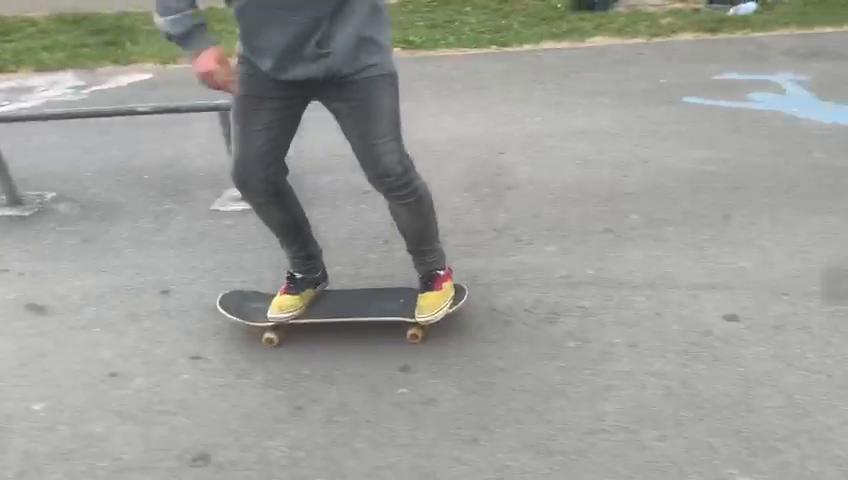
#> input picture frame 13 of vid.mp4, 848 x 480 px
$ python converter.py
#> lines starting #> are read from the running program, lines starting #| are printed output that depends on the picture
import math
import time
import sys
import mimetypes

import numpy as np
import cv2


class Converter:
    CHARACTERS = (" ", ".", "-", "+", "*", "&", "#", "@")
    MIN_ASPECT_CHARS = 50
    FONT = cv2.FONT_HERSHEY_PLAIN
    COLOR_RGB = (0, 255, 0)

    def __init__(self, filename) -> None:
#> called with filename = 'vid.mp4'
        type = self.getMediaType(filename)
        if not type:
            print("Error: Not a valid filetype")
            return
        self.isVid = True if type == "video" else False

        if self.isVid:
            self.file = cv2.VideoCapture(filename)
            self.fps = self.file.get(cv2.CAP_PROP_FPS)
            self.ms_per_frame = 1 / self.fps
            frame = self.file.read()[1]
#> frame is the input picture: shape (480, 848, 3); mean B, G, R 153.2, 157.8, 157
        else:
            self.file = cv2.imread(filename)
            frame = self.file

        self.og_h = frame.shape[0]
#> self.og_h = 480
        self.og_w = frame.shape[1]
#> self.og_w = 848
        self.aspect = self.MIN_ASPECT_CHARS / min(frame.shape[:2])
#> self.aspect = 0.104
        self.h = round(frame.shape[0] * self.aspect)
#> self.h = 50
        self.w = round(frame.shape[1] * self.aspect)
#> self.w = 88
        self.ascii_frame = self.imgToAscii(frame)

        if self.isVid:
            self.ascii_frames = self.asciiVidGenerator()

    def getMediaType(self, filename):
        mimestart = mimetypes.guess_type(filename)[0]
        if mimestart != None:
            type = mimestart.split("/")[0]
            if type in ["video", "image"]:
                return type
        return False

    def getCharacter(self, pixel):
        intensity = pixel / 256
        return self.CHARACTERS[math.floor(intensity * len(self.CHARACTERS))]

    def imgToAscii(self, img):
        img = cv2.resize(img, (0, 0), fx=self.aspect, fy=self.aspect)
        img = cv2.cvtColor(img, cv2.COLOR_BGR2GRAY)
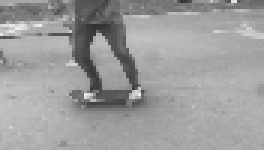
#> img: shape (50, 88) (shown 3 times larger); min 50, max 238, mean 157
        cols = []
        for y in range(self.h):
            row = ""
            for x in range(self.w):
                row += self.getCharacter(img[y, x]) * 2
            cols.append(row)
#> this loop made 50 passes
        return cols

    def asciiVidGenerator(self):
        while self.file.isOpened():
            ret, frame = self.file.read()
            if ret == True:
                yield self.imgToAscii(frame)
            else:
                break

    # [48 lines left out: functions asciiToImg, saveAscii, not called in this run]

    def displayInTerminal(self):
        if self.isVid:
            gotime = time.time()
            for ascii_frame in self.ascii_frames:
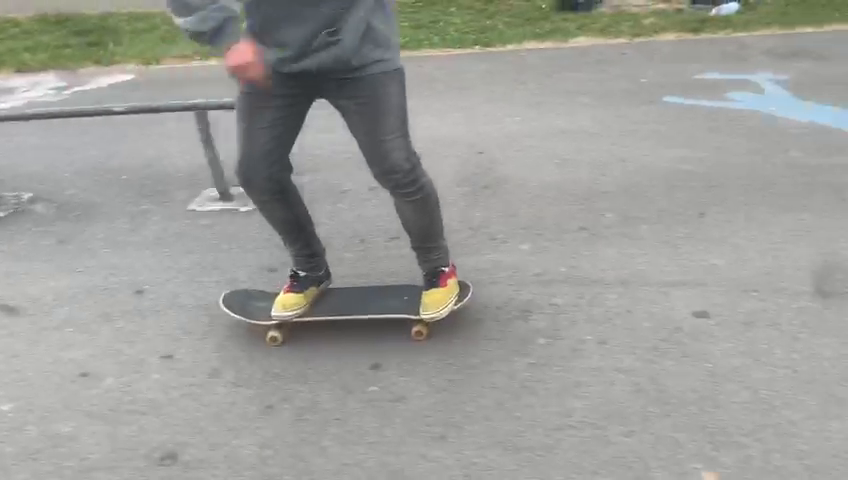
#> input picture frame 14 of vid.mp4, 848 x 480 px
#> in imgToAscii (call 2), `img = cv2.cvtColor(img, cv2.COLOR_BGR2GRAY)`:
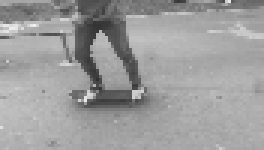
#> img: shape (50, 88) (shown 3 times larger); min 49, max 239, mean 157.1
                while True:
                    if time.time() >= gotime:
                        gotime += self.ms_per_frame
                        for row in ascii_frame:
                            print(row)
                        for _ in range(len(ascii_frame)):
                            sys.stdout.write("\x1b[1A")
                            sys.stdout.write("\x1b[2K")
                        break
#> this loop made 29 passes
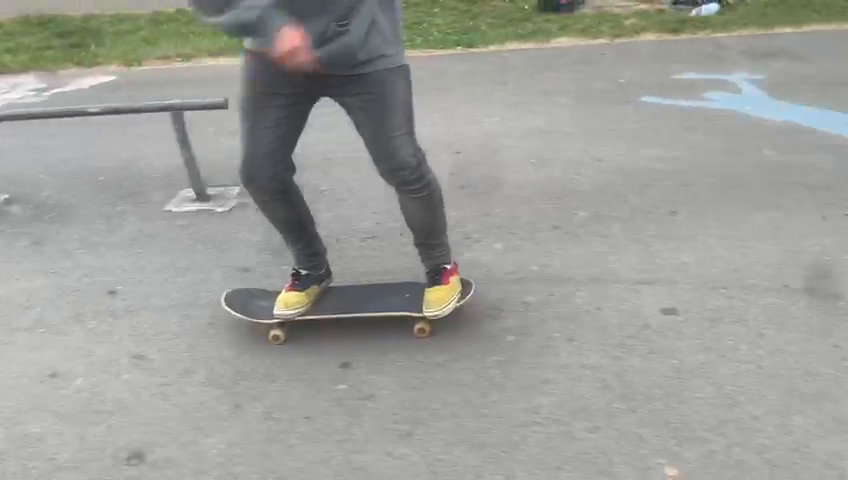
#> input picture frame 15 of vid.mp4, 848 x 480 px
#> pass 1, in imgToAscii (call 3), `img = cv2.resize(img, (0, 0), fx=self.aspect, fy=self.aspect)`:
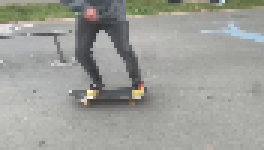
#> img: shape (50, 88, 3) (shown 3 times larger); mean B, G, R 153.6, 158.2, 157.5
#> pass 1, in imgToAscii (call 3), `img = cv2.cvtColor(img, cv2.COLOR_BGR2GRAY)`:
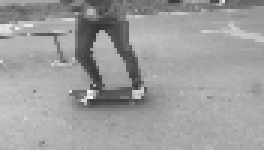
#> img: shape (50, 88) (shown 3 times larger); min 52, max 246, mean 157.6
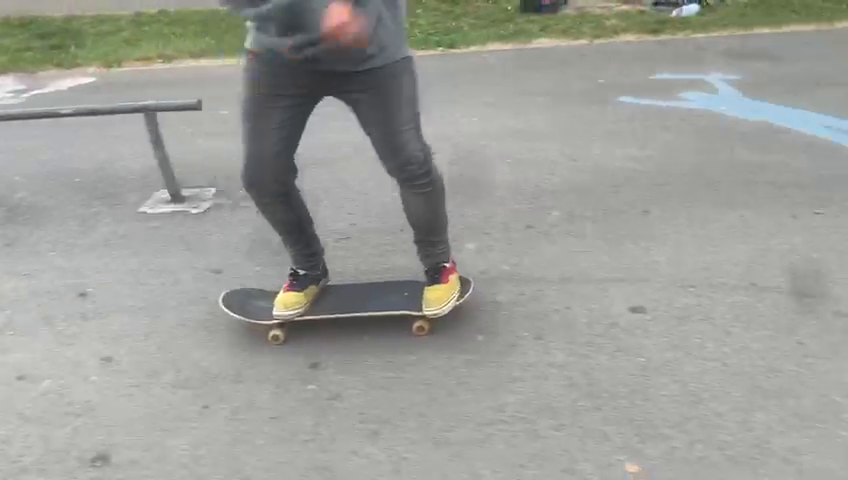
#> input picture frame 16 of vid.mp4, 848 x 480 px
        else:
            for row in self.ascii_frame:
                print(row)
            input()
            for _ in range(len(self.ascii_frame) + 1):
                sys.stdout.write("\x1b[1A")
                sys.stdout.write("\x1b[2K")


if __name__ == "__main__":
    # pic = Converter("pic.png")
    # pic.saveAscii()
    vid = Converter("vid.mp4")
    vid.displayInTerminal()
    # vid.saveAscii()

$ run again, starting later in the video
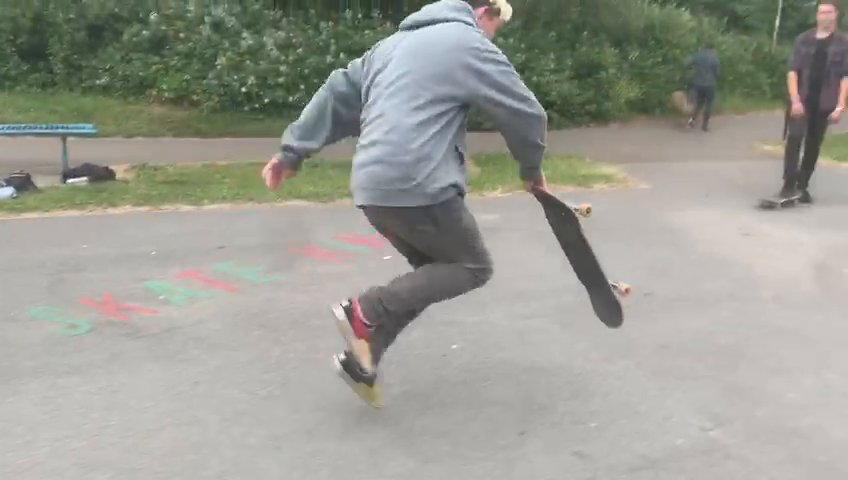
#> input picture frame 61 of vid.mp4, 848 x 480 px
#> in __init__, frame is the input picture: shape (480, 848, 3); mean B, G, R 147, 156, 155.4
#> the loop in imgToAscii, `for y in range(self.h):` made 50 passes
#> the loop in displayInTerminal, `for ascii_frame in self.ascii_frames:` made 29 passes
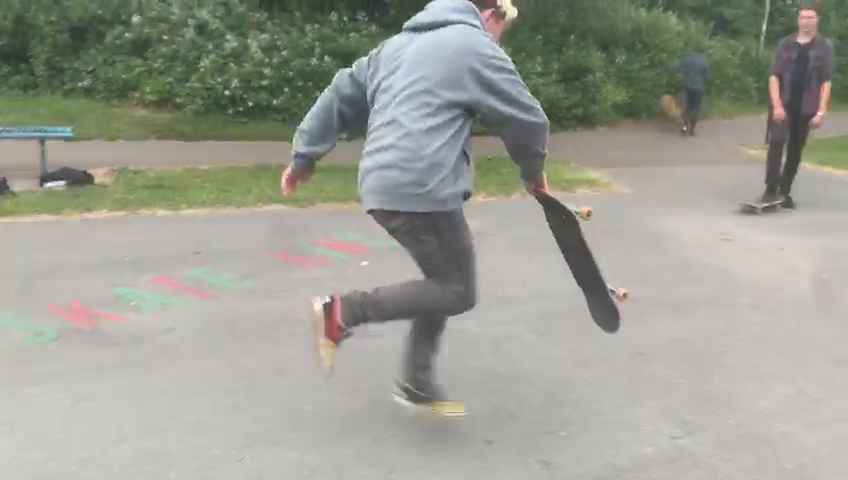
#> input picture frame 63 of vid.mp4, 848 x 480 px
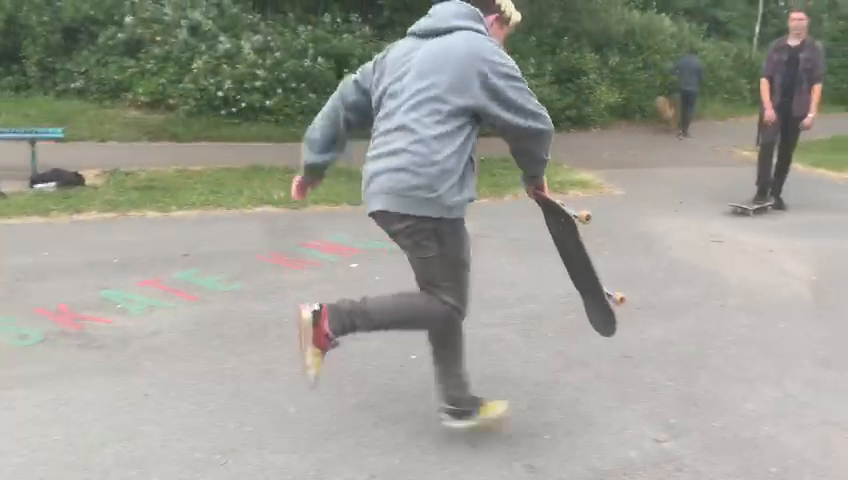
#> input picture frame 64 of vid.mp4, 848 x 480 px

$ run again, starting later in the video
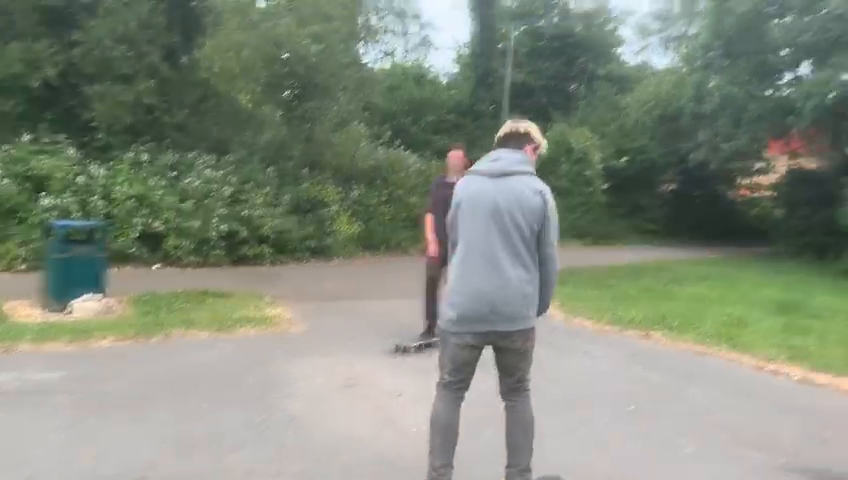
#> input picture frame 108 of vid.mp4, 848 x 480 px
#> in __init__, frame is the input picture: shape (480, 848, 3); mean B, G, R 124.8, 139.6, 131.7
#> the loop in imgToAscii, `for y in range(self.h):` made 50 passes
#> the loop in displayInTerminal, `for ascii_frame in self.ascii_frames:` made 3 passes
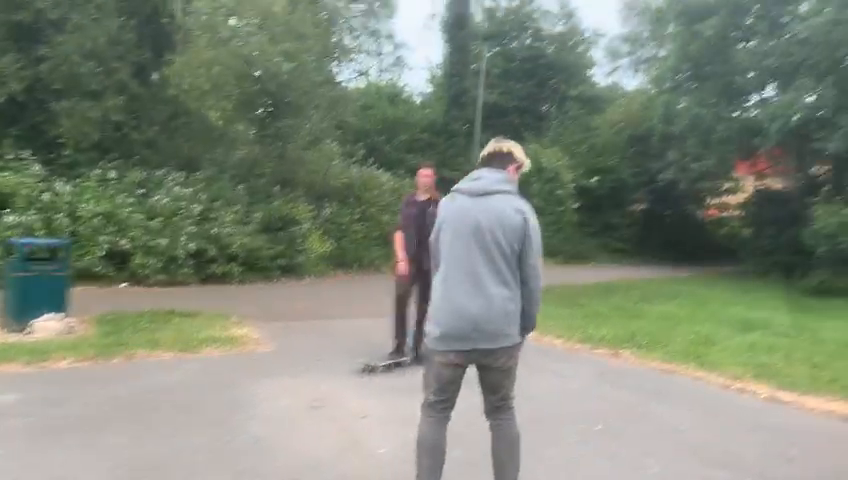
#> input picture frame 110 of vid.mp4, 848 x 480 px
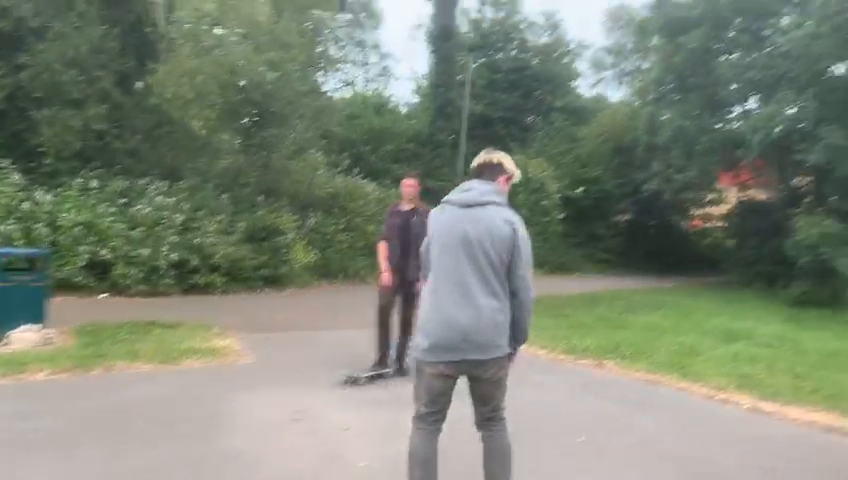
#> input picture frame 111 of vid.mp4, 848 x 480 px
